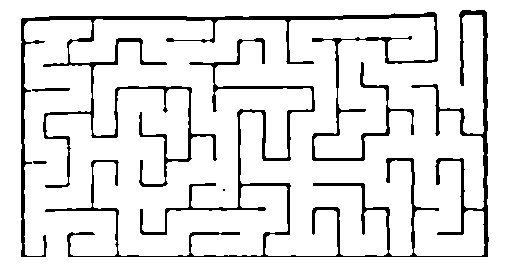
#> input picture processed_maze.jpg, 519 x 267 px
$ python maze_line_enhancer.py
#> lines starting #> are read from the running program, lines starting #| are printed output that depends on the picture; after the words box and inside, x2 and y2 are one past the last pixel; in counts of white or black regions, pixels touching at a corner belong together
import cv2
import numpy as np
import matplotlib.pyplot as plt

def enhance_maze_lines(image_path, output_path=None, line_thickness=2, smoothing_level=1):
    """
    Enhance maze lines by smoothing and adjusting thickness.

    Args:
        image_path (str): Path to the input maze image
        output_path (str, optional): Path to save the processed image
        line_thickness (int): Target thickness for maze lines (1-3)
        smoothing_level (int): Level of smoothing to apply (0-2)

    Returns:
        numpy.ndarray: The enhanced maze image
    """
#> called with image_path = 'processed_maze.jpg', output_path = 'enhanced_maze.jpg', line_thickness = 2, smoothing_level = 1
    # Read the image
    image = cv2.imread(image_path, cv2.IMREAD_GRAYSCALE)
#> image is the input picture: shape (267, 519); min 0, max 255, mean 227.7
    if image is None:
        raise ValueError(f"Could not read image from {image_path}")

    # Ensure binary image (black lines on white background)
    _, binary = cv2.threshold(image, 128, 255, cv2.THRESH_BINARY_INV)
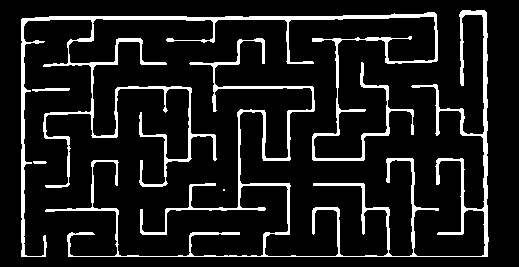
#> binary: shape (267, 519); 10.7% white; 5 white regions (1 under 20 px), largest, box (x1, y1, x2, y2) and area: (45, 10, 489, 257) 7436, (21, 12, 438, 257) 7199, (32, 88, 70, 92) 103, (33, 161, 47, 164) 39

    # Make sure the image has black lines on white background
    # If more than 50% of pixels are black, invert the image
    if np.sum(binary == 255) > (binary.size / 2):
        binary = cv2.bitwise_not(binary)

    # Step 1: Apply gentle blurring to reduce pixelation/jaggies
    if smoothing_level > 0:
        if smoothing_level == 1:
            # Mild smoothing
            smoothed = cv2.GaussianBlur(binary, (3, 3), 0.5)
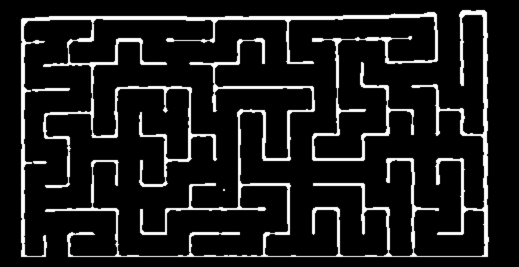
#> smoothed: shape (267, 519); min 0, max 255, mean 27.2
        else:
            # Stronger smoothing
            smoothed = cv2.GaussianBlur(binary, (5, 5), 1.0)

        # Re-threshold to get back to binary
        _, smoothed = cv2.threshold(smoothed, 128, 255, cv2.THRESH_BINARY)
    else:
        smoothed = binary

    # Step 2: Find thin areas that need thickening
    # We'll use morphological operations to identify thin lines

    # Create the enhanced image based on target thickness
    if line_thickness == 1:
        # For thickness 1, just use the smoothed image
        enhanced = smoothed
    else:
        # For thickness > 1, apply selective thickening

        # Dilate the image to thicken lines
        kernel_size = line_thickness
        kernel = np.ones((kernel_size, kernel_size), np.uint8)
        enhanced = cv2.dilate(smoothed, kernel, iterations=1)
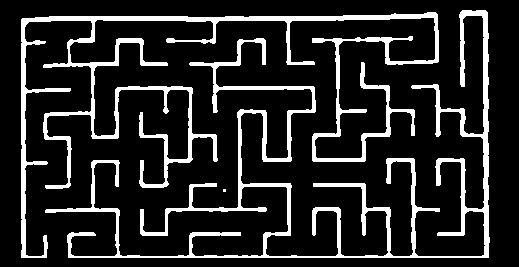
#> enhanced: shape (267, 519); 14.7% white; 3 white regions (1 under 20 px), largest, box (x1, y1, x2, y2) and area: (45, 10, 490, 258) 10354, (21, 12, 439, 258) 9985

    # Invert back to get black lines on white background
    enhanced = cv2.bitwise_not(enhanced)

    # Clean borders if needed
    border_size = 5
    h, w = enhanced.shape
#> h = 267; w = 519
    enhanced[0:border_size, :] = 255  # Top border (white)
    enhanced[-border_size:, :] = 255  # Bottom border (white)
    enhanced[:, 0:border_size] = 255  # Left border (white)
    enhanced[:, -border_size:] = 255  # Right border (white)

    # Save the output if path is provided
    if output_path:
        cv2.imwrite(output_path, enhanced)
        print(f"Enhanced maze saved to {output_path}")

    return enhanced

def visualize_enhancement(image_path, line_thickness=2, smoothing_level=1):
    """
    Visualize the line enhancement process.

    Args:
        image_path (str): Path to the input maze image
        line_thickness (int): Target thickness for maze lines (1-3)
        smoothing_level (int): Level of smoothing to apply (0-2)
    """
#> called with image_path = 'processed_maze.jpg', line_thickness = 2, smoothing_level = 1
    # Read the image
    original = cv2.imread(image_path, cv2.IMREAD_GRAYSCALE)
    if original is None:
        raise ValueError(f"Could not read image from {image_path}")

    # Process the image with different parameters to show progression
    thickness_options = [1, 2, 3]
    smoothing_options = [0, 1, 2]

    # Create the grid of visualizations
    plt.figure(figsize=(12, 10))

    # Original image
    plt.subplot(3, 3, 1)
    plt.title('Original Image')
    plt.imshow(original, cmap='gray')

    # Show different combinations
    for i, t in enumerate(thickness_options):
        for j, s in enumerate(smoothing_options):
            if i == 0 and j == 0:
                continue  # Skip, already showing original

            plt.subplot(3, 3, i*3 + j + 1)
            plt.title(f'Thickness={t}, Smooth={s}')

            # Process with current parameters
            enhanced = enhance_maze_lines(image_path, None, t, s)
            plt.imshow(enhanced, cmap='gray')

    # Recommended setting (based on input parameters)
    plt.subplot(3, 3, 9)
    plt.title(f'Recommended (T={line_thickness}, S={smoothing_level})')
    recommended = enhance_maze_lines(image_path, None, line_thickness, smoothing_level)
    plt.imshow(recommended, cmap='gray')

    plt.tight_layout()
    plt.show()
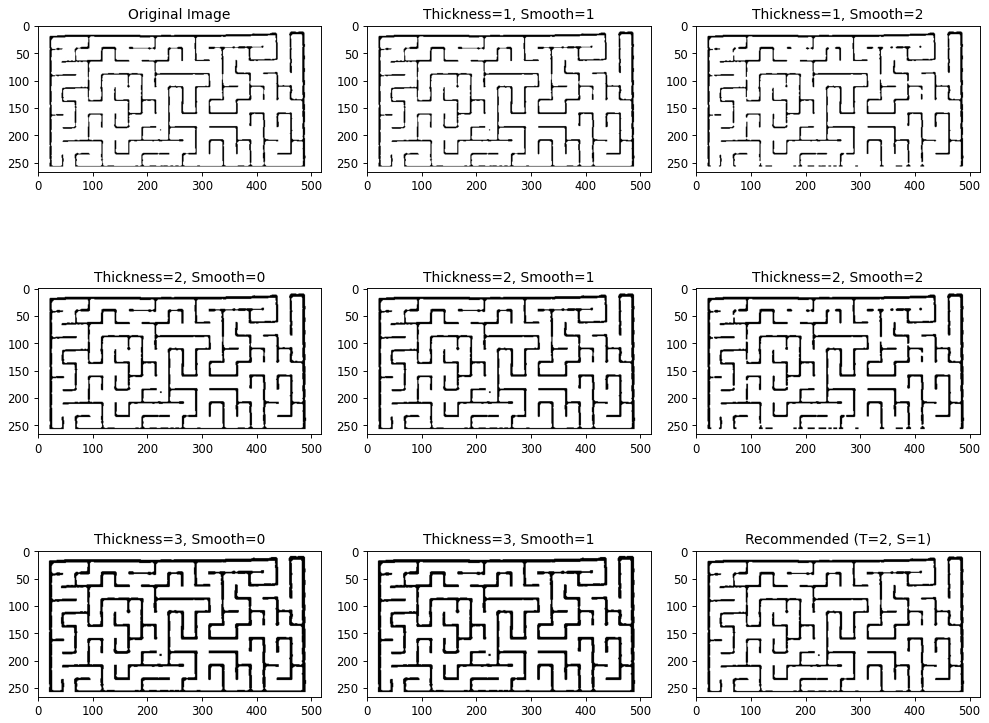
#> figure drawn by matplotlib, 9 panels

# Example usage
if __name__ == "__main__":
    # Enhance the maze image
    input_path = "processed_maze.jpg"  # Change to your maze image path
    output_path = "enhanced_maze.jpg"

    # Process with default parameters
    enhanced_maze = enhance_maze_lines(input_path, output_path, line_thickness=2, smoothing_level=1)

    # Visualize different enhancement options
    visualize_enhancement(input_path)
